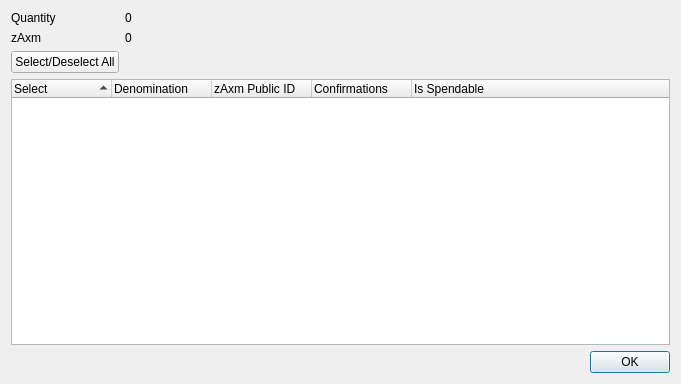
<?xml version="1.0" encoding="UTF-8"?>
<ui version="4.0">
 <class>ZAxmControlDialog</class>
 <widget class="QDialog" name="ZAxmControlDialog">
  <property name="geometry">
   <rect>
    <x>0</x>
    <y>0</y>
    <width>681</width>
    <height>384</height>
   </rect>
  </property>
  <property name="minimumSize">
   <size>
    <width>681</width>
    <height>384</height>
   </size>
  </property>
  <property name="windowTitle">
   <string>Select zAxm to Spend</string>
  </property>
  <layout class="QGridLayout" name="gridLayout">
   <item row="0" column="0">
    <layout class="QFormLayout" name="formLayout">
     <property name="sizeConstraint">
      <enum>QLayout::SetDefaultConstraint</enum>
     </property>
     <item row="0" column="0">
      <widget class="QLabel" name="labelQuantity">
       <property name="text">
        <string>Quantity</string>
       </property>
      </widget>
     </item>
     <item row="0" column="1">
      <widget class="QLabel" name="labelQuantity_int">
       <property name="text">
        <string>0</string>
       </property>
      </widget>
     </item>
     <item row="1" column="0">
      <widget class="QLabel" name="labelZAxm">
       <property name="text">
        <string>zAxm</string>
       </property>
      </widget>
     </item>
     <item row="1" column="1">
      <widget class="QLabel" name="labelZAxm_int">
       <property name="text">
        <string>0</string>
       </property>
      </widget>
     </item>
     <item row="2" column="0">
      <widget class="QPushButton" name="pushButtonAll">
       <property name="text">
        <string>Select/Deselect All</string>
       </property>
      </widget>
     </item>
    </layout>
   </item>
   <item row="1" column="0">
    <layout class="QVBoxLayout" name="verticalLayout">
     <item>
      <widget class="QTreeWidget" name="treeWidget">
       <property name="minimumSize">
        <size>
         <width>0</width>
         <height>250</height>
        </size>
       </property>
       <property name="alternatingRowColors">
        <bool>true</bool>
       </property>
       <property name="sortingEnabled">
        <bool>true</bool>
       </property>
       <property name="columnCount">
        <number>5</number>
       </property>
       <attribute name="headerDefaultSectionSize">
        <number>100</number>
       </attribute>
       <column>
        <property name="text">
         <string notr="true">Select</string>
        </property>
       </column>
       <column>
        <property name="text">
         <string notr="true">Denomination</string>
        </property>
       </column>
       <column>
        <property name="text">
         <string notr="true">zAxm Public ID</string>
        </property>
       </column>
       <column>
        <property name="text">
         <string notr="true">Confirmations</string>
        </property>
       </column>
       <column>
        <property name="text">
         <string>Is Spendable</string>
        </property>
       </column>
      </widget>
     </item>
     <item>
      <widget class="QDialogButtonBox" name="buttonBox">
       <property name="orientation">
        <enum>Qt::Horizontal</enum>
       </property>
       <property name="standardButtons">
        <set>QDialogButtonBox::Ok</set>
       </property>
      </widget>
     </item>
    </layout>
   </item>
  </layout>
 </widget>
 <resources/>
 <connections>
  <connection>
   <sender>buttonBox</sender>
   <signal>accepted()</signal>
   <receiver>ZAxmControlDialog</receiver>
   <slot>accept()</slot>
   <hints>
    <hint type="sourcelabel">
     <x>248</x>
     <y>254</y>
    </hint>
    <hint type="destinationlabel">
     <x>157</x>
     <y>274</y>
    </hint>
   </hints>
  </connection>
  <connection>
   <sender>buttonBox</sender>
   <signal>rejected()</signal>
   <receiver>ZAxmControlDialog</receiver>
   <slot>reject()</slot>
   <hints>
    <hint type="sourcelabel">
     <x>316</x>
     <y>260</y>
    </hint>
    <hint type="destinationlabel">
     <x>286</x>
     <y>274</y>
    </hint>
   </hints>
  </connection>
 </connections>
</ui>
